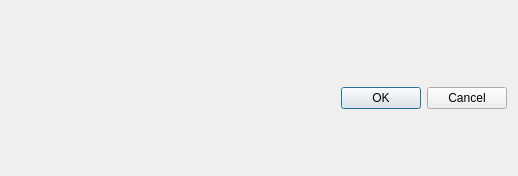
<?xml version="1.0" encoding="UTF-8"?>
<ui version="4.0">
 <class>ElPartAddDialog</class>
 <widget class="QDialog" name="ElPartAddDialog">
  <property name="geometry">
   <rect>
    <x>0</x>
    <y>0</y>
    <width>518</width>
    <height>176</height>
   </rect>
  </property>
  <property name="sizePolicy">
   <sizepolicy hsizetype="Preferred" vsizetype="Expanding">
    <horstretch>0</horstretch>
    <verstretch>0</verstretch>
   </sizepolicy>
  </property>
  <property name="windowTitle">
   <string>Dialog</string>
  </property>
  <layout class="QVBoxLayout" name="verticalLayout">
   <item>
    <layout class="QFormLayout" name="formLayout">
     <property name="fieldGrowthPolicy">
      <enum>QFormLayout::ExpandingFieldsGrow</enum>
     </property>
     <property name="formAlignment">
      <set>Qt::AlignLeading|Qt::AlignLeft|Qt::AlignTop</set>
     </property>
     <property name="horizontalSpacing">
      <number>10</number>
     </property>
     <property name="verticalSpacing">
      <number>20</number>
     </property>
     <property name="leftMargin">
      <number>20</number>
     </property>
     <property name="topMargin">
      <number>20</number>
     </property>
     <property name="rightMargin">
      <number>20</number>
     </property>
    </layout>
   </item>
   <item>
    <widget class="QDialogButtonBox" name="buttonBox">
     <property name="orientation">
      <enum>Qt::Horizontal</enum>
     </property>
     <property name="standardButtons">
      <set>QDialogButtonBox::Cancel|QDialogButtonBox::Ok</set>
     </property>
    </widget>
   </item>
  </layout>
 </widget>
 <resources/>
 <connections>
  <connection>
   <sender>buttonBox</sender>
   <signal>accepted()</signal>
   <receiver>ElPartAddDialog</receiver>
   <slot>accept()</slot>
   <hints>
    <hint type="sourcelabel">
     <x>248</x>
     <y>254</y>
    </hint>
    <hint type="destinationlabel">
     <x>157</x>
     <y>274</y>
    </hint>
   </hints>
  </connection>
  <connection>
   <sender>buttonBox</sender>
   <signal>rejected()</signal>
   <receiver>ElPartAddDialog</receiver>
   <slot>reject()</slot>
   <hints>
    <hint type="sourcelabel">
     <x>316</x>
     <y>260</y>
    </hint>
    <hint type="destinationlabel">
     <x>286</x>
     <y>274</y>
    </hint>
   </hints>
  </connection>
 </connections>
</ui>
